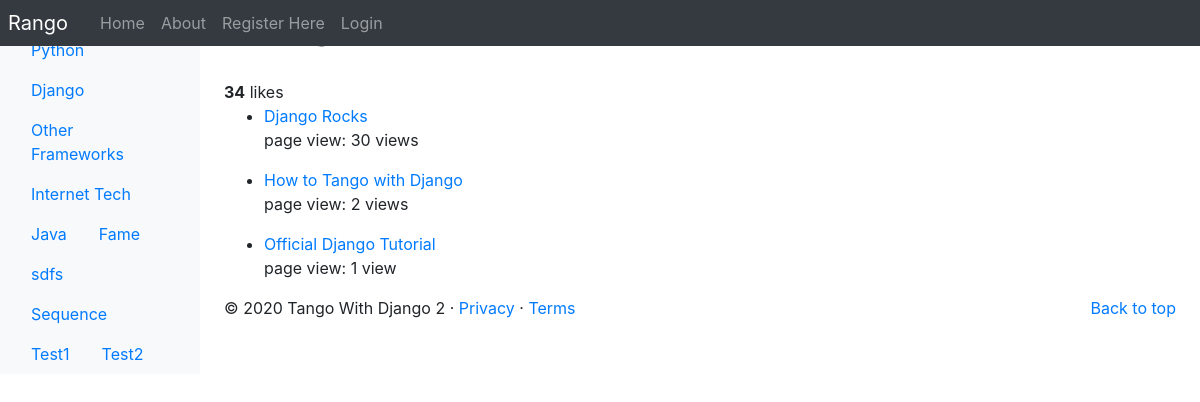
Page /rango/category/django/ on the committed database.
### rango/models.py (models this page shows, shortened)
class Category(models.Model):
	name = models.CharField(max_length=128, unique=True)
	NAME_MAX_LENGTH = 128
	views= models.IntegerField(default=0)
	likes = models.IntegerField(default=0)
	slug = models.SlugField(unique=True)
	class Meta:
		verbose_name_plural = 'Categories'

class Page(models.Model):
	TITLE_MAX_LENGTH =128
	URL_MAX_LENGTH = 200
	category = models.ForeignKey(Category, on_delete=models.CASCADE)
	title = models.CharField(max_length=TITLE_MAX_LENGTH)
	url = models.URLField()
	views = models.IntegerField(default=0)
	class Meta:
		verbose_name_plural ='Pages'

### rango/views.py (the view, shortened to what this page needs)
# urls.py: path('category/<slug:category_name_slug>/', ShowCategoryView.as_view(), name='show_category'),
class ShowCategoryView(View):
	context_dict ={}
	query= None
	def get(self, request, category_name_slug):
		try:
			category = Category.objects.get(slug=category_name_slug)
			pages = Page.objects.filter(category=category)
			ordered_pages = pages.order_by('-views')
			self.context_dict['pages'] = ordered_pages
			self.context_dict['category'] = category
		except Category.DoesNotExist:
			self.context_dict['category'] = None
			self.context_dict['pages'] = None
		return render(request, 'rango/category.html', self.context_dict)

### rango/templatetags/rango_template_tags.py (called while the page is built)
@register.inclusion_tag('rango/categories.html')
def get_category_list(current_category = None):
    return{'categories': Category.objects.all(),
           'current_category': current_category}

### templates/rango/category.html (shortened to what this page needs)
{% extends 'rango/base.html' %}
{% load staticfiles %}
{% block body_block%}
{% if category %}
	<h1>{{category.name}}</h1> <br/>
	<div>
		<strong id="like_count">{{category.likes}}</strong> likes
	</div>
	{% if pages %}
	<ul>
		{% for page in pages %}
		<li>
			<a href="{% url 'rango:goto' %}?page_id={{page.id}}">{{page.title}}</a>
			{% if page.views > 1%}
				<p>page view: {{page.views}} views</p>
			{% elif page.views == 1 %}
				<p>page view: {{page.views}} view</p>
			{% else %}
			<p>page view: {{page.views}} views</p>
			{% endif %}
		</li>
		{% endfor %}
	</ul>
	{% else %}
		<strong>No pages currently in category.</strong><br />
	{% endif %}
{% else %}
	<strong>The specified category does not exist. </strong>
{% endif %}
{% endblock %}

### templates/rango/categories.html (shortened to what this page needs)
<ul class="nav flex-cloumn">
	{% if categories %}
		{% for c in categories %}
			{% if c == current_category %}
				<li class="nav-item">
					<a class="nav-link active" href="{% url 'rango:show_category' c.slug %}">
						{{ c.name }}
					</a>
				</li>
			{% else %}
			<li class="nav-item">
				<a class="nav-link" href="{% url 'rango:show_category' c.slug %}">
					{{ c.name }}
				</a>
			</li>
			{% endif %}
		{% endfor %}
	{% else %}
	<li class="nav-item">There are no categories present</li>
	{% endif %}
</ul>

### rows in the picture
Category: name "Python"
Category: name "Django", likes "34"
Category: name "Other Frameworks"
Category: name "Internet Tech"
Category: name "Java"
Category: name "Fame"
Category: name "sdfs"
Category: name "Sequence"
Category: name "Test1"
Category: name "Test2"
Page: title "Django Rocks", views "30"
Page: title "How to Tango with Django", views "2"
Page: title "Official Django Tutorial", views "1"
